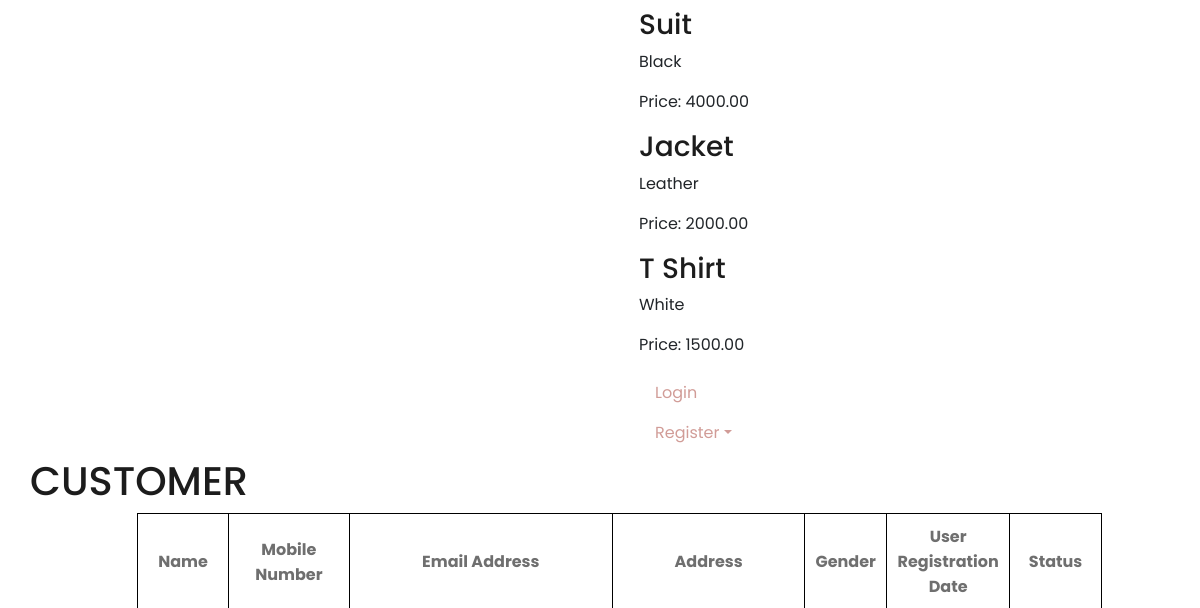
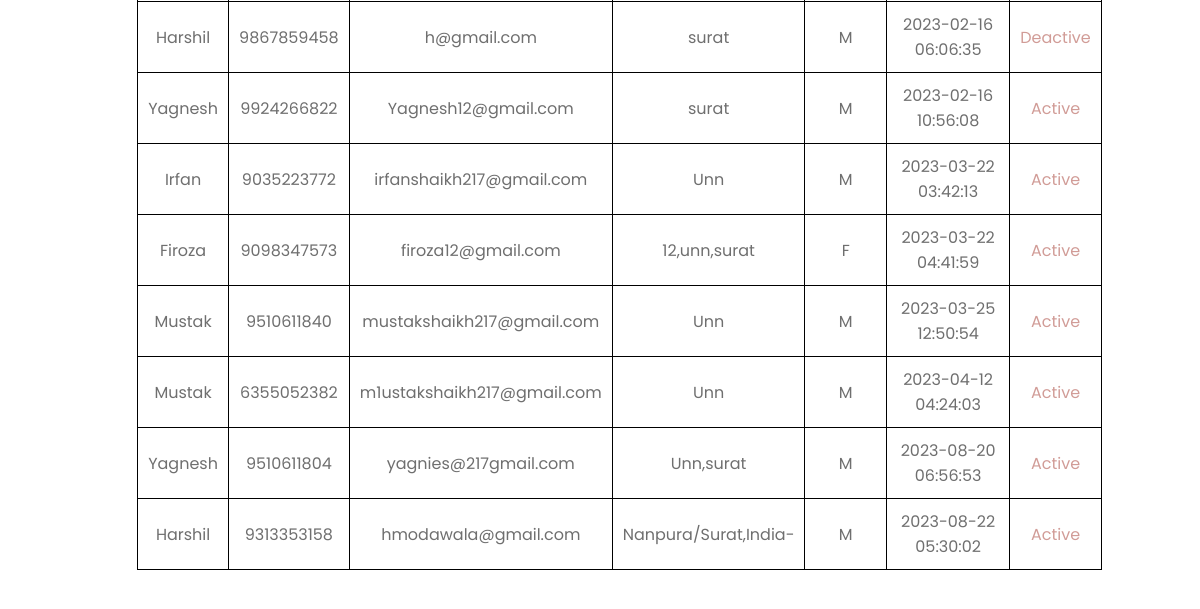
Page /productList.php (middle part) on the earlier database version (2 pictures, top to bottom).
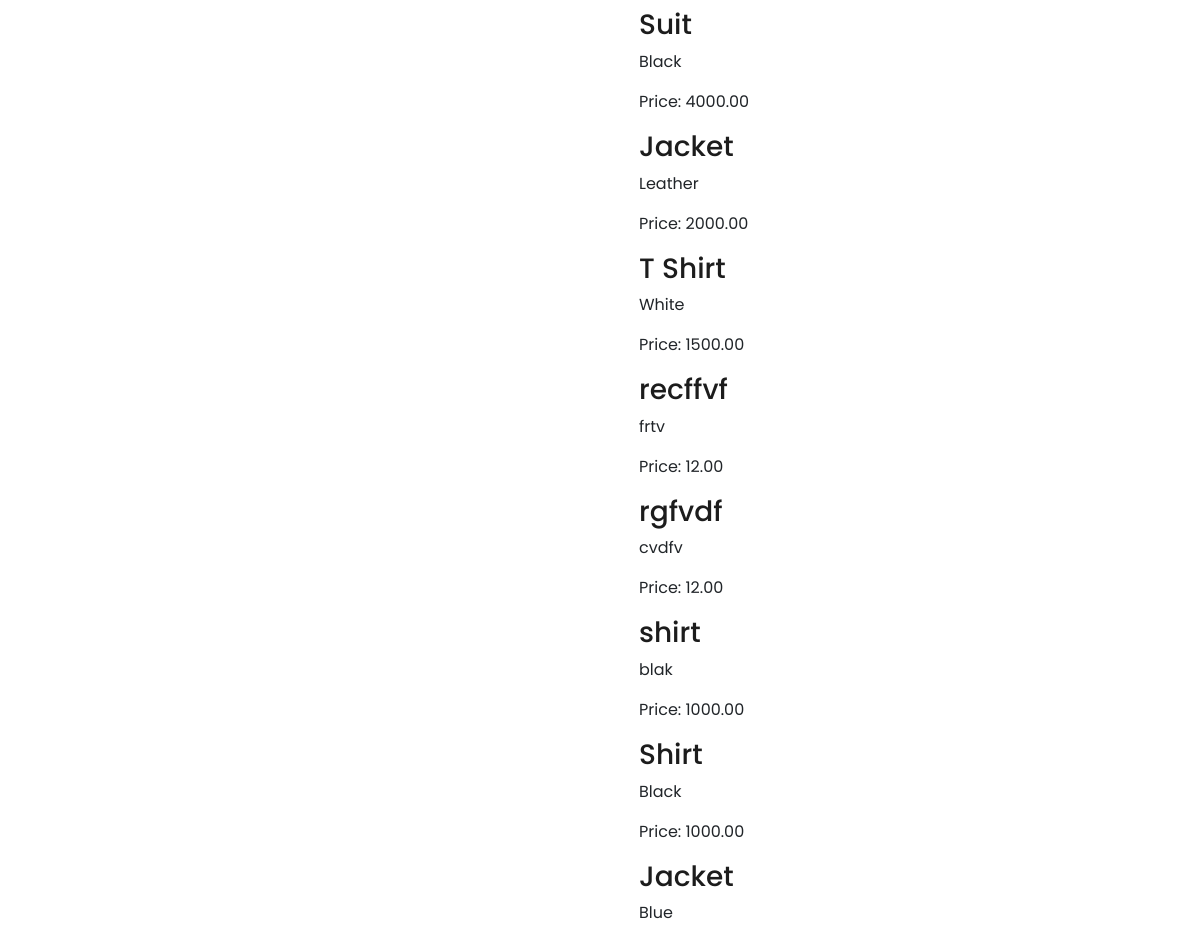
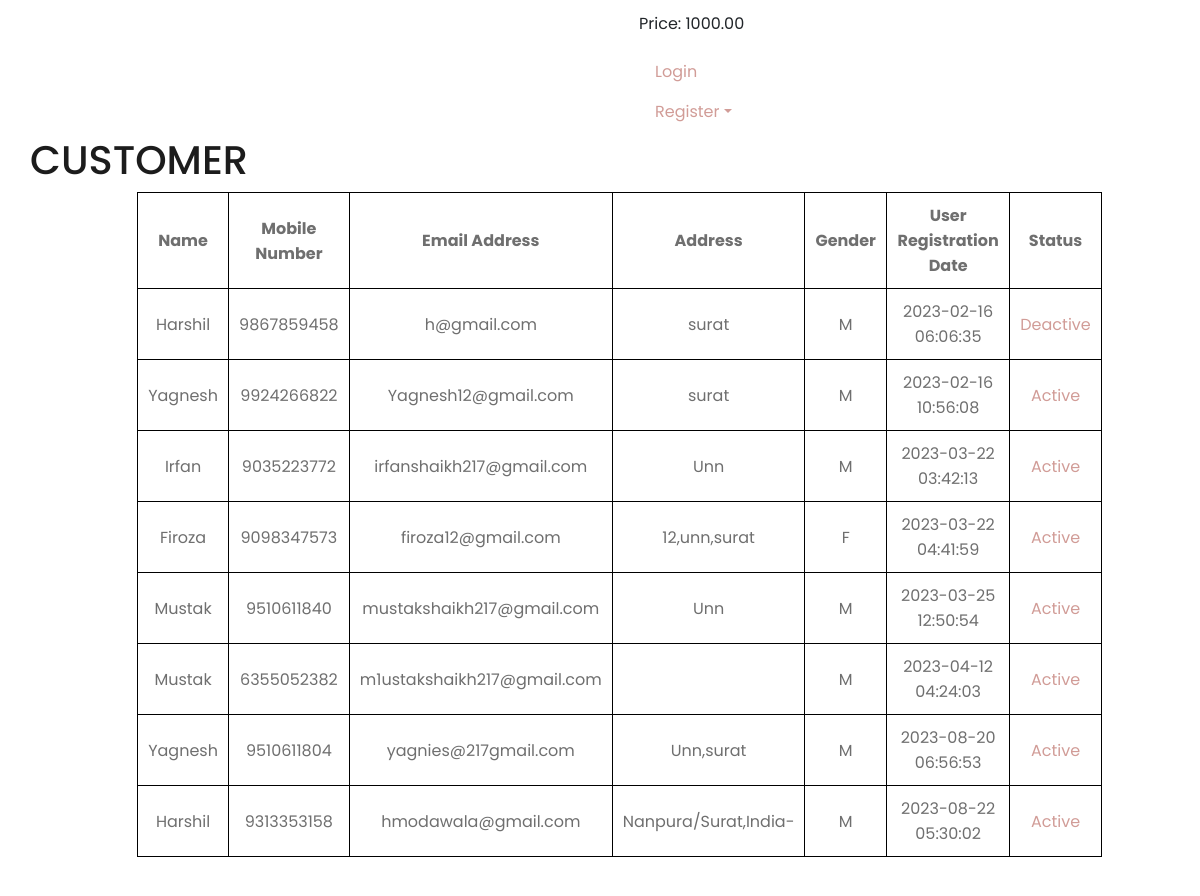
Same page on the later database version (2 pictures, top to bottom).
### tables this page shows
CREATE TABLE `products` (
  `id` int(11) NOT NULL,
  `name` varchar(255) NOT NULL,
  `description` text DEFAULT NULL,
  `price` decimal(10,2) NOT NULL,
  `brand_name` varchar(255) DEFAULT NULL,
  `category` varchar(255) DEFAULT NULL,
  `image_path` varchar(255) DEFAULT NULL,
  `add_date` timestamp NOT NULL DEFAULT current_timestamp(),
  `status` int(1) DEFAULT 1,
  `SID` int(11) DEFAULT NULL,
  `quantity` int(11) DEFAULT NULL
);

CREATE TABLE `customerregistration` (
  `UserId` int(11) NOT NULL,
  `UserFirstName` varchar(30) NOT NULL,
  `UserMiddleName` varchar(30) NOT NULL,
  `UserLastName` varchar(30) NOT NULL,
  `MobileNumber` char(10) NOT NULL,
  `EmailAddress` varchar(30) NOT NULL,
  `UserName` varchar(30) NOT NULL,
  `Password` char(32) NOT NULL,
  `Address` varchar(50) NOT NULL,
  `Pincode` int(6) NOT NULL,
  `Gender` varchar(1) NOT NULL,
  `CreationDate` datetime NOT NULL,
  `status` varchar(1) NOT NULL DEFAULT '1'
);

### productList.php (the view, shortened to what this page needs)
<head>
    <link href="https://cdnjs.cloudflare.com/ajax/libs/font-awesome/5.10.0/css/all.min.css" rel="stylesheet">
    <link href="lib/owlcarousel/assets/owl.carousel.min.css" rel="stylesheet">
    <link href="css/style.css" rel="stylesheet">
    <link rel="stylesheet" href="https://code.jquery.com/ui/1.13.0/themes/base/jquery-ui.css">
</head>
<div class="container">
    <div class="row">
        <div class="col"></div>
        <div class="col">
            <div class=" dropdown-item" id="search-results">
<?php
$host = 'localhost';
$dbname = 'knitsite';
$username = 'root';
$password = '';
$dsn = "mysql:host=$host;dbname=$dbname;charset=utf8mb4";
$options = [
    PDO::ATTR_ERRMODE => PDO::ERRMODE_EXCEPTION,
    PDO::ATTR_DEFAULT_FETCH_MODE => PDO::FETCH_ASSOC,
    PDO::ATTR_EMULATE_PREPARES => false,
];
try {
    $pdo = new PDO($dsn, $username, $password, $options);
} catch (PDOException $e) {
    die("Database connection failed: " . $e->getMessage());
}
$query = trim($_GET["name"]);
$stmt = $pdo->prepare("SELECT * FROM products WHERE name LIKE :query");
$stmt->bindValue(':query', '%' . $query . '%');
$stmt->execute();
$result = $stmt->fetchAll();
if (count($result) > 0) {
    foreach ($result as $row) {
        echo "<div>";
        echo "<h3>".$row['name']."</h3>";
        echo "<p>".$row['description']."</p>";
        echo "<p>Price: ".$row['price']."</p>";
        echo "</div>";
    }
} else {
    echo "<p>No results found.</p>";
}
?>
                           <a href="login1/login.php" class="nav-item nav-link" style="display: <?php if (isset($_SESSION["LoginUserName"])) { echo "none";} else { echo "block";}?>">Login</a>
                            <div class="nav-item dropdown" style="display: <?php if (isset($_SESSION["LoginUserName"])) { echo "none";} else { echo "block";}?>">
                                <a href="#" class="nav-link dropdown-toggle" data-toggle="dropdown">Register</a>
                            </div>
                        </div>
                    </div>
                <div id="header-carousel" class="carousel slide" data-ride="carousel">
                  <?php
$conn = new mysqli("localhost","root","","knitsite");
$sql = "SELECT UserId,UserFirstName,UserMiddleName,UserLastName,MobileNumber,EmailAddress,UserName,Address,Pincode,Gender,CreationDate,status FROM customerregistration";
$result = $conn->query($sql);
if ($result->num_rows > 0) {
    $row = $result->fetch_all(MYSQLI_ASSOC);
}
?>
<html>
    <h1>CUSTOMER</h1>
    <table>
        <thead>
            <tr>
                <th>Name</th>
                <th>Mobile Number</th>
                <th>Email Address</th>
                <th>Address</th>
                <th>Gender</th>
                <th>User Registration Date</th>
                <th>Status</th>
            </tr>
        </thead>
        <tbody>
            <?php
               if(!empty($row))
               foreach($row as $rows)
              {
            ?>
            <tr>
                <td><?php echo $rows['UserFirstName']; ?></td>
                <td><?php echo $rows['MobileNumber']; ?></td>
                <td><?php echo $rows['EmailAddress']; ?></td>
                <td><?php echo $rows['Address']; ?></td>
                <td><?php echo $rows['Gender']; ?></td>
                <td><?php echo $rows['CreationDate']; ?></td>
                <td><a href="active.php?cid=<?php echo $rows['UserId']; ?>&status=<?php echo $rows['status']; ?>"><?php if($rows['status']==1)echo"Active"; else echo"Deactive"?></a></td>
            </tr>
            <?php } ?>
        </tbody>
    </table>
    <br><br>
</html>
<html>
</html>
                </div>
            </div>
        </div>

Differences in the rows shown:
added products: name "recffvf", description "frtv", price "12.00"
added products: name "rgfvdf", description "cvdfv", price "12.00"
added products: name "shirt", description "blak", price "1000.00"
added products: name "Shirt", description "Black", price "1000.00"
added products: name "Jacket", description "Blue", price "1000.00"
changed customerregistration "m1ustakshaikh217@gmail.com": Address "Unn" → (not shown)
